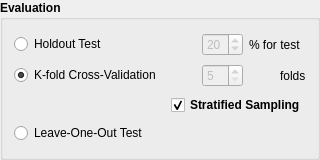
   <widget class="QGroupBox" name="evalGBox">
    <property name="geometry">
     <rect>
      <x>20</x>
      <y>530</y>
      <width>320</width>
      <height>160</height>
     </rect>
    </property>
    <property name="font">
     <font>
      <weight>75</weight>
      <bold>true</bold>
     </font>
    </property>
    <property name="title">
     <string>Evaluation</string>
    </property>
    <layout class="QGridLayout" name="evalLayout">
     <item row="2" column="1" colspan="4">
      <widget class="QCheckBox" name="stratifyKBox">
       <property name="text">
        <string>Stratified Sampling</string>
       </property>
       <property name="checked">
        <bool>true</bool>
       </property>
      </widget>
     </item>
     <item row="2" column="0">
      <spacer name="horizontalSpacer">
       <property name="orientation">
        <enum>Qt::Horizontal</enum>
       </property>
       <property name="sizeHint" stdset="0">
        <size>
         <width>148</width>
         <height>20</height>
        </size>
       </property>
      </spacer>
     </item>
     <item row="3" column="0" colspan="2">
      <widget class="QRadioButton" name="looRButton">
       <property name="enabled">
        <bool>true</bool>
       </property>
       <property name="font">
        <font>
         <weight>50</weight>
         <bold>false</bold>
        </font>
       </property>
       <property name="statusTip">
        <string/>
       </property>
       <property name="text">
        <string>Leave-One-Out Test</string>
       </property>
      </widget>
     </item>
     <item row="0" column="0">
      <widget class="QRadioButton" name="holdOutRButton">
       <property name="enabled">
        <bool>true</bool>
       </property>
       <property name="font">
        <font>
         <weight>50</weight>
         <bold>false</bold>
        </font>
       </property>
       <property name="statusTip">
        <string/>
       </property>
       <property name="text">
        <string>Holdout Test</string>
       </property>
      </widget>
     </item>
     <item row="1" column="4">
      <widget class="QLabel" name="cvLabel">
       <property name="sizePolicy">
        <sizepolicy hsizetype="Fixed" vsizetype="Preferred">
         <horstretch>0</horstretch>
         <verstretch>0</verstretch>
        </sizepolicy>
       </property>
       <property name="font">
        <font>
         <weight>50</weight>
         <italic>false</italic>
         <bold>false</bold>
        </font>
       </property>
       <property name="text">
        <string>folds</string>
       </property>
      </widget>
     </item>
     <item row="0" column="3" colspan="2">
      <widget class="QLabel" name="holdOutLabel">
       <property name="sizePolicy">
        <sizepolicy hsizetype="Fixed" vsizetype="Preferred">
         <horstretch>0</horstretch>
         <verstretch>0</verstretch>
        </sizepolicy>
       </property>
       <property name="font">
        <font>
         <weight>50</weight>
         <italic>false</italic>
         <bold>false</bold>
        </font>
       </property>
       <property name="text">
        <string>% for test</string>
       </property>
      </widget>
     </item>
     <item row="1" column="0" colspan="2">
      <widget class="QRadioButton" name="cvRButton">
       <property name="enabled">
        <bool>true</bool>
       </property>
       <property name="font">
        <font>
         <weight>50</weight>
         <bold>false</bold>
        </font>
       </property>
       <property name="statusTip">
        <string/>
       </property>
       <property name="text">
        <string>K-fold Cross-Validation</string>
       </property>
       <property name="checked">
        <bool>true</bool>
       </property>
      </widget>
     </item>
     <item row="0" column="2">
      <widget class="QSpinBox" name="holdOutSBox">
       <property name="enabled">
        <bool>false</bool>
       </property>
       <property name="sizePolicy">
        <sizepolicy hsizetype="Fixed" vsizetype="Fixed">
         <horstretch>0</horstretch>
         <verstretch>0</verstretch>
        </sizepolicy>
       </property>
       <property name="minimumSize">
        <size>
         <width>0</width>
         <height>0</height>
        </size>
       </property>
       <property name="font">
        <font>
         <weight>50</weight>
         <bold>false</bold>
        </font>
       </property>
       <property name="minimum">
        <number>10</number>
       </property>
       <property name="maximum">
        <number>90</number>
       </property>
       <property name="singleStep">
        <number>10</number>
       </property>
       <property name="value">
        <number>20</number>
       </property>
       <property name="displayIntegerBase">
        <number>10</number>
       </property>
      </widget>
     </item>
     <item row="1" column="2" colspan="2">
      <widget class="QSpinBox" name="cvSBox">
       <property name="enabled">
        <bool>false</bool>
       </property>
       <property name="sizePolicy">
        <sizepolicy hsizetype="Fixed" vsizetype="Fixed">
         <horstretch>0</horstretch>
         <verstretch>0</verstretch>
        </sizepolicy>
       </property>
       <property name="font">
        <font>
         <weight>50</weight>
         <bold>false</bold>
        </font>
       </property>
       <property name="minimum">
        <number>5</number>
       </property>
       <property name="maximum">
        <number>10</number>
       </property>
       <property name="singleStep">
        <number>5</number>
       </property>
      </widget>
     </item>
    </layout>
   </widget>
